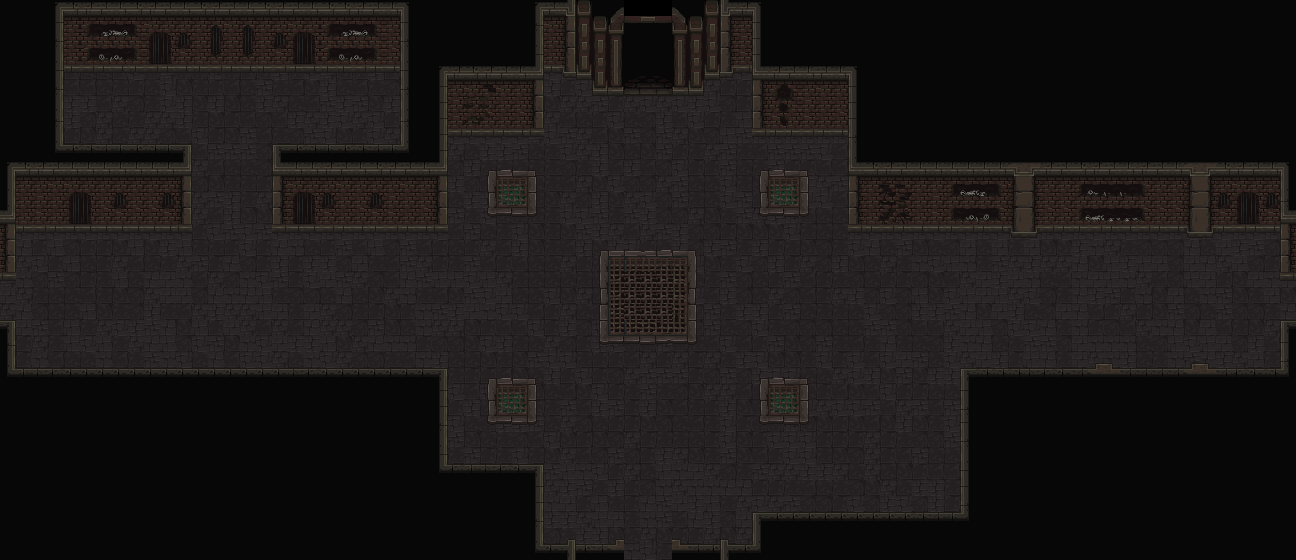

Tiled map render using the project's own tile images. Description and the map definition, with tile-layer contents summarised, below:
An orthogonal 81x35 tile map with 16x16 px tiles, 3 tile layers (Terra, suelo2, Parets), 2 hidden layers not drawn, 2 tilesets.

<map version="1.5" tiledversion="1.7.2" orientation="orthogonal" renderorder="right-down" width="81" height="35" tilewidth="16" tileheight="16" infinite="0" nextlayerid="9" nextobjectid="1">
 <tileset firstgid="1" name="Floor1_TileSet" tilewidth="16" tileheight="16" tilecount="2560" columns="64">
  <image source="../Sprites/Maps/RF_Catacombs_v1.0/mainlevbuild.png" width="1024" height="640" />
 </tileset>
 <tileset firstgid="2561" name="Colisions" tilewidth="16" tileheight="16" tilecount="2" columns="2">
  <image source="../Sprites/Maps/Colisions.png" width="32" height="16" />
 </tileset>
 <layer id="2" name="Terra" width="81" height="35">
  <data>[2835 cells, 2814 non-empty, 39 distinct tile ids]</data>
 </layer>
 <layer id="7" name="suelo2" width="81" height="35">
  <data>[2835 cells, 188 non-empty, 53 distinct tile ids]</data>
 </layer>
 <layer id="1" name="Parets" width="81" height="35">
  <data>[2835 cells, 2011 non-empty, 238 distinct tile ids]</data>
 </layer>
 <layer id="5" name="Porta" width="81" height="35" visible="0">
  <data>[2835 cells, 8 non-empty, 8 distinct tile ids]</data>
 </layer>
 <layer id="3" name="Colisions" width="81" height="35" visible="0" opacity="0.54">
  <data>[2835 cells, 1911 non-empty, 10 distinct tile ids]</data>
 </layer>
</map>
